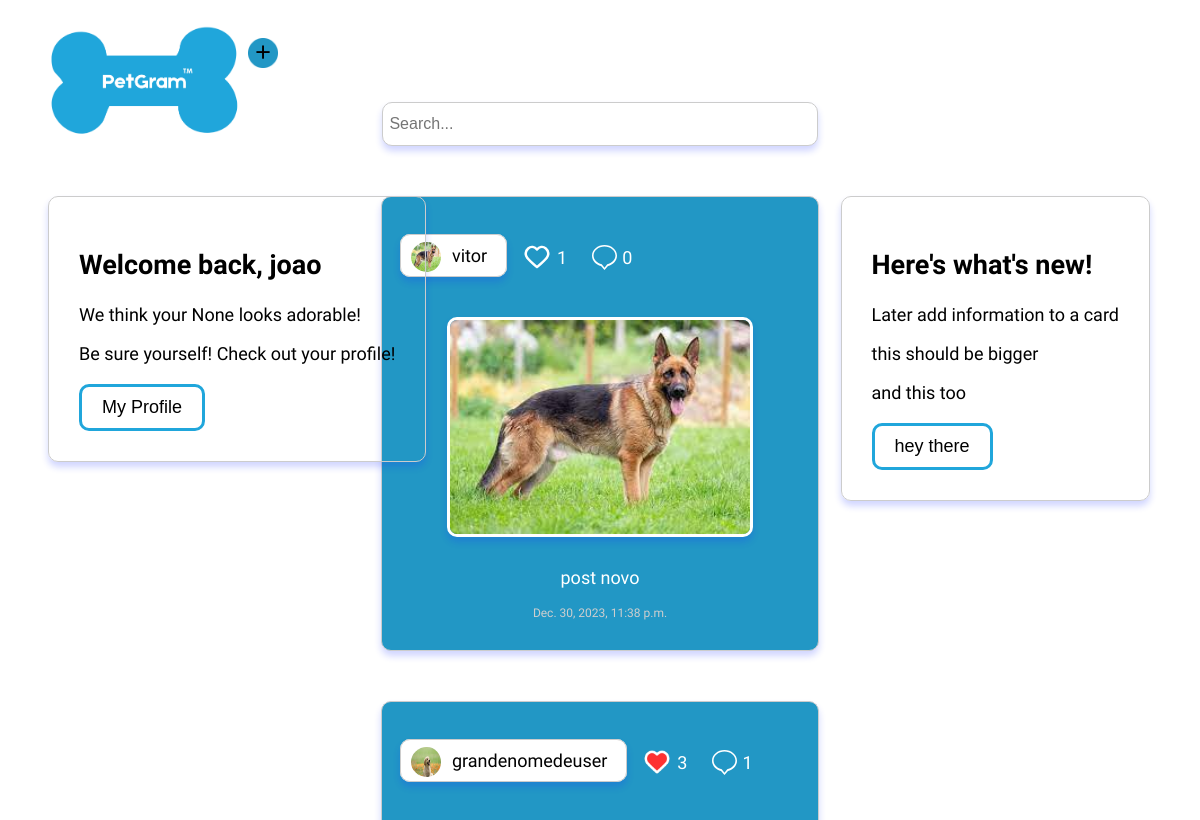
/home/ (signed in, upper part), run on an earlier commit of the app's database.
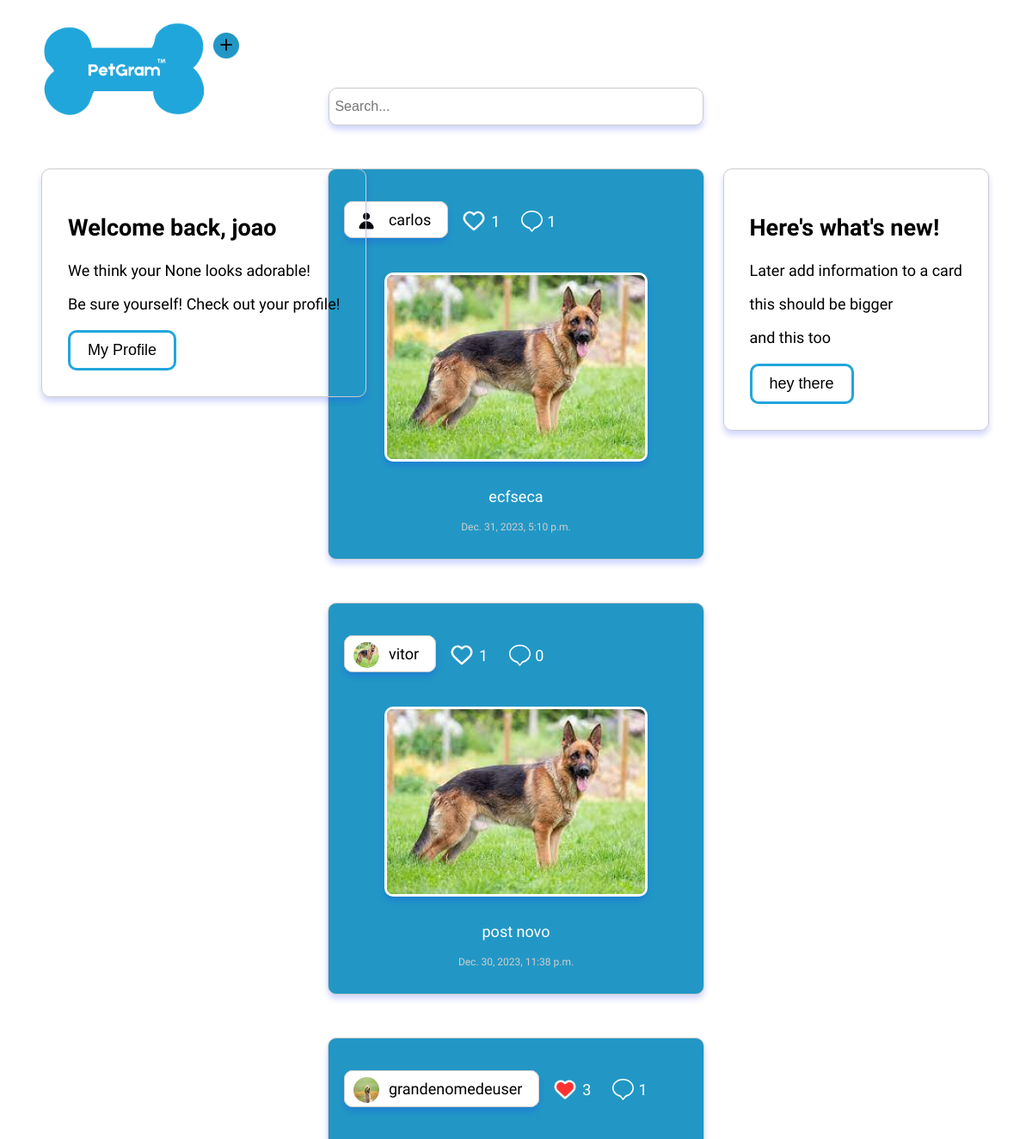
And on a later commit of the database.
### myapp/models.py (models this page shows, shortened)
class Post(models.Model):
    user_profile = models.ForeignKey(UserProfile, on_delete=models.CASCADE, null=True)
    user = models.ForeignKey(User, on_delete=models.CASCADE, null=True, blank=True)
    image = models.ImageField(null=True, upload_to='images/')
    description = models.CharField(max_length=500, null=True, blank=True)
    date = models.DateTimeField(auto_now_add=True)
    likes = models.IntegerField(default=0)
    comment = models.IntegerField(default=0)
    who_liked = models.ManyToManyField(User, related_name='liked_posts', blank=True)

class UserProfile(models.Model):
    user = models.OneToOneField(User, on_delete=models.CASCADE)
    profile_image = models.ImageField(upload_to='images/', default='images/defaultuser.png')
    bio = models.CharField(max_length=100, null=True, blank=True)

class User(AbstractUser):
    SPECIES_CHOICES = [
        ('dog', 'Dog'),
        ('cat', 'Cat'),
        ('bird', 'Bird'),
        ('fish', 'Fish'),
        ('rabbit', 'Rabbit'),
        ('hamster', 'Hamster'),
        ('turtle', 'Turtle'),
        ('horse', 'Horse'),
        ('snake', 'Snake'),
        ('lizard', 'Lizard'),
        ('pig', 'Pig'),
        ('monkey', 'Monkey'),
        ('other', 'Other'),
    ]
    profile_image = models.ImageField(null=True, blank=True, upload_to='images/')
    phone = models.CharField(max_length=20, null=True, blank=True)
    address = models.CharField(max_length=50, null=True, blank=True)
    amount_of_followers = models.IntegerField(default=0)
    amount_of_following = models.IntegerField(default=0)
    followers = models.ManyToManyField('self', blank=True, symmetrical=False)
    following = models.ManyToManyField('self', blank=True, symmetrical=False, related_name='following_user')
    species = models.CharField(max_length=10, choices=SPECIES_CHOICES, null=True, blank=True)

### myapp/views.py (the view)
# urls.py: 2. Add a URL to urlpatterns:  path('', views.home, name='home')
@login_required
def home(request, selected_username=None):
    searched = request.GET.get('searched', '')
    if searched:
        users = User.objects.filter(username__contains=searched)
        posts = Post.objects.filter(description__contains=searched)
        return render(request, 'search_results.html', {'searched': searched, 'users': users})
    followers = request.user.followers.all()
    current_user = request.user
    users = User.objects.all()
    if current_user.is_authenticated:
        posts = Post.objects.all().order_by('-id')
        if selected_username:
            try:
                user_profile = UserProfile.objects.get(user__username=selected_username)
            except UserProfile.DoesNotExist:
                user_profile = None
        else:
            user_profile = current_user.userprofile
        liked_posts = Likes.objects.filter(user=current_user).values_list('post', flat=True)
        return render(request, 'home.html', {'posts': posts, 'user_profile': user_profile, 'liked_posts': liked_posts, 'users': users, 'followers': followers, 'current_user': current_user})
    else:
        return redirect('login')

### myapp/templates/home.html (shortened to what this page needs)
{% extends "homebase.html" %}
{% block content %}
<!DOCTYPE html>
<html lang="en">
<head>
</head>
<body>
    {% load static %}
        <img id="logo" src="{% static 'img/logo.png' %}" alt="Petgram Logo">
        <a href="{% url 'create' %}">
            <img id="new" src="{% static 'img/addNewpost.png' %}" alt="Add a new post" title="Add a new post">
        </a>
        <form id="search-bar" method = POST action = "{% url 'search_results' %}" name = "searched">
            <input type="text" placeholder=" Search..." name = "searched">
        </form>
    <div class="posts">
        <div class="card2">
            <div class="card-content">
                <h2>Here's what's new!</h2>
                <p>Later add information to a card</p>
                <p>this should be bigger</p>
                <p>and this too</p>
                <button>hey there</button>
            </div>
        </div>
        <div class="posts">
            <div class="card">
                <div class="card-content">
                    <h2>Welcome back, {{user.username}}</h2>
                    <p>We think your {{user.species}} looks adorable!</p>
                    <p>Be sure yourself! Check out your profile!</p>
                    <a href="{% url 'view_other_profile' username=user.username %}"><button>My Profile</button></a>
                </div>
            </div>
        {% for post in posts %}
        {% if current_user in post.user.followers.all %}
            <div class="post">
                <div class = "info">
                    <a href="{% url 'view_other_profile' username=post.user.username %}">
                        <pre><span><img id = "profilepic" src="{{ post.user_profile.profile_image.url }}" alt="">  {{ post.user.username }}  </span></pre>
                    </a>
                <div id = "postlikes">
                        {% if post.id in liked_posts %}
                        <a href="{% url 'like_post' post.id %}">
                            <img id = "heart" src="{% static 'img/LikedPost.png' %}" alt="">
                        </a><p>{{ post.likes}}</p>
                        {% else %}
                        <a href="{% url 'like_post' post.id %}">
                            <img id = "heart" src="{% static 'img/likePost.svg' %}" alt="">
                        </a><p>{{ post.likes}}</p>
                        {% endif %}
                        <a href="{% url 'comment_post' post.id %}">
                            <img id = "heart" style = "width: 25px" src="{% static 'img/comment.svg' %}" alt="">
                        </a><p>{{post.comment}}</p>
                </div>
                </div>
            {% if post.image %}
                <img id = "post_image" src="{{ post.image.url }}" alt="">
            {% endif %}
            <p>{{ post.description }}</p>
            <p id = "date">{{ post.date }}</p>
        </div>
        {% endif %}
        {% endfor %}
    </div>
</body>
</html>
{% endblock %}

What changed in the data, as far as the page shows it:
added Post: user_profile.profile_image (placeholder picture), user.username "carlos", likes "1", comment "1", image (picture), description "ecfseca", date "Dec. 31, 2023, 5:10 p.m."
